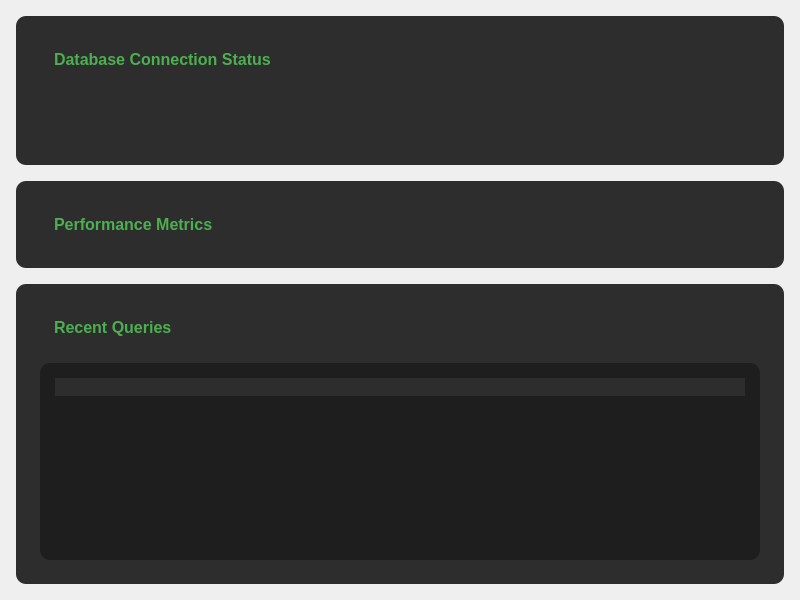
<?xml version="1.0" encoding="UTF-8"?>
<ui version="4.0">
 <class>DatabaseTab</class>
 <widget class="QWidget" name="DatabaseTab">
  <property name="geometry">
   <rect>
    <x>0</x>
    <y>0</y>
    <width>800</width>
    <height>600</height>
   </rect>
  </property>
  <layout class="QVBoxLayout" name="verticalLayout">
   <item>
    <widget class="QFrame" name="status_frame">
     <property name="frameShape">
      <enum>QFrame::StyledPanel</enum>
     </property>
     <property name="styleSheet">
      <string>
       QFrame {
           background-color: #2D2D2D;
           border-radius: 10px;
           margin: 5px;
           padding: 10px;
       }
      </string>
     </property>
     <layout class="QVBoxLayout" name="status_layout">
      <item>
       <widget class="QLabel" name="status_header">
        <property name="text">
         <string>Database Connection Status</string>
        </property>
        <property name="styleSheet">
         <string>font-size: 16px; font-weight: bold; color: #4CAF50;</string>
        </property>
       </widget>
      </item>
      <item>
       <layout class="QHBoxLayout" name="status_indicators">
        <item>
         <widget class="QLabel" name="connection_status">
          <property name="styleSheet">
           <string>font-size: 14px; margin: 10px;</string>
          </property>
         </widget>
        </item>
        <item>
         <widget class="QLabel" name="response_time">
          <property name="styleSheet">
           <string>font-size: 14px; margin: 10px;</string>
          </property>
         </widget>
        </item>
        <item>
         <spacer name="horizontalSpacer">
          <property name="orientation">
           <enum>Qt::Horizontal</enum>
          </property>
          <property name="sizeHint" stdset="0">
           <size>
            <width>40</width>
            <height>20</height>
           </size>
          </property>
         </spacer>
        </item>
       </layout>
      </item>
     </layout>
    </widget>
   </item>
   <item>
    <widget class="QFrame" name="metrics_frame">
     <property name="frameShape">
      <enum>QFrame::StyledPanel</enum>
     </property>
     <property name="styleSheet">
      <string>
       QFrame {
           background-color: #2D2D2D;
           border-radius: 10px;
           margin: 5px;
           padding: 10px;
       }
      </string>
     </property>
     <layout class="QVBoxLayout" name="metrics_layout">
      <item>
       <widget class="QLabel" name="metrics_header">
        <property name="text">
         <string>Performance Metrics</string>
        </property>
        <property name="styleSheet">
         <string>font-size: 16px; font-weight: bold; color: #4CAF50;</string>
        </property>
       </widget>
      </item>
     </layout>
    </widget>
   </item>
   <item>
    <widget class="QFrame" name="queries_frame">
     <property name="frameShape">
      <enum>QFrame::StyledPanel</enum>
     </property>
     <property name="styleSheet">
      <string>
       QFrame {
           background-color: #2D2D2D;
           border-radius: 10px;
           margin: 5px;
           padding: 10px;
       }
      </string>
     </property>
     <layout class="QVBoxLayout" name="queries_layout">
      <item>
       <widget class="QLabel" name="queries_header">
        <property name="text">
         <string>Recent Queries</string>
        </property>
        <property name="styleSheet">
         <string>font-size: 16px; font-weight: bold; color: #4CAF50;</string>
        </property>
       </widget>
      </item>
      <item>
       <widget class="QTableWidget" name="queries_table">
        <property name="alternatingRowColors">
         <bool>true</bool>
        </property>
        <property name="styleSheet">
         <string>
          QTableWidget {
              background-color: #1E1E1E;
              alternate-background-color: #2D2D2D;
              color: #FFFFFF;
          }
          QHeaderView::section {
              background-color: #333333;
              color: #FFFFFF;
              padding: 5px;
          }
         </string>
        </property>
        <column>
         <property name="text">
          <string>Timestamp</string>
         </property>
        </column>
        <column>
         <property name="text">
          <string>Query Type</string>
         </property>
        </column>
        <column>
         <property name="text">
          <string>Duration (ms)</string>
         </property>
        </column>
        <column>
         <property name="text">
          <string>Status</string>
         </property>
        </column>
       </widget>
      </item>
     </layout>
    </widget>
   </item>
  </layout>
 </widget>
</ui> 
